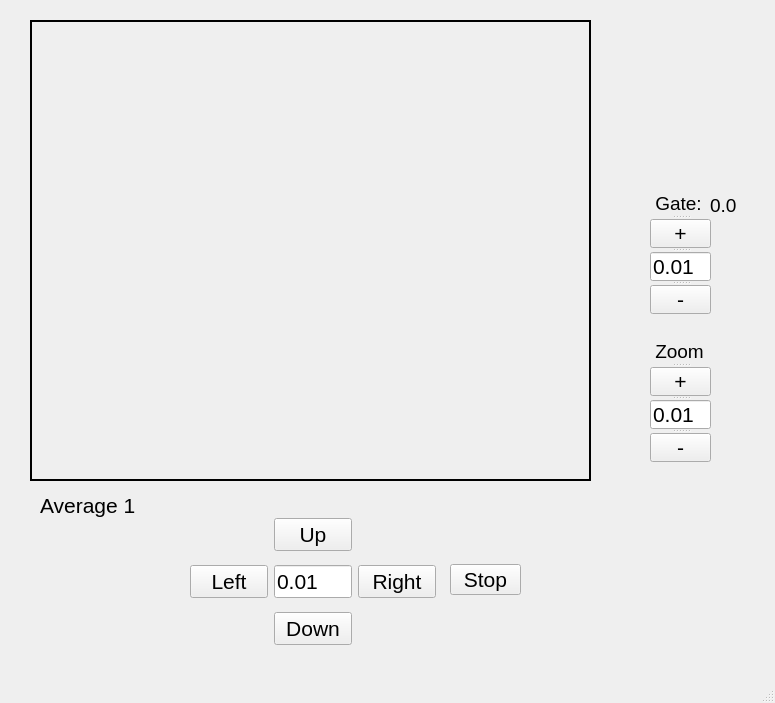
<?xml version="1.0" encoding="UTF-8"?>
<ui version="4.0">
 <class>MainWindow</class>
 <widget class="QMainWindow" name="MainWindow">
  <property name="geometry">
   <rect>
    <x>0</x>
    <y>0</y>
    <width>775</width>
    <height>703</height>
   </rect>
  </property>
  <property name="windowTitle">
   <string>MainWindow</string>
  </property>
  <widget class="QWidget" name="centralwidget">
   <property name="styleSheet">
    <string notr="true"/>
   </property>
   <widget class="QWidget" name="plotWidget" native="true">
    <property name="geometry">
     <rect>
      <x>30</x>
      <y>20</y>
      <width>561</width>
      <height>461</height>
     </rect>
    </property>
    <property name="styleSheet">
     <string notr="true">border: 2px solid black;</string>
    </property>
   </widget>
   <widget class="QWidget" name="layoutWidget">
    <property name="geometry">
     <rect>
      <x>190</x>
      <y>510</y>
      <width>246</width>
      <height>143</height>
     </rect>
    </property>
    <layout class="QGridLayout" name="gridLayout">
     <item row="1" column="1">
      <widget class="QLineEdit" name="sweep_stepLine">
       <property name="font">
        <font>
         <pointsize>16</pointsize>
        </font>
       </property>
       <property name="text">
        <string>0.01</string>
       </property>
      </widget>
     </item>
     <item row="1" column="0">
      <widget class="QPushButton" name="leftButton">
       <property name="font">
        <font>
         <pointsize>16</pointsize>
        </font>
       </property>
       <property name="text">
        <string>Left</string>
       </property>
      </widget>
     </item>
     <item row="1" column="2">
      <widget class="QPushButton" name="rightButton">
       <property name="font">
        <font>
         <pointsize>16</pointsize>
        </font>
       </property>
       <property name="text">
        <string>Right</string>
       </property>
      </widget>
     </item>
     <item row="0" column="1">
      <widget class="QPushButton" name="upButton">
       <property name="font">
        <font>
         <pointsize>16</pointsize>
        </font>
       </property>
       <property name="text">
        <string>Up</string>
       </property>
      </widget>
     </item>
     <item row="2" column="1">
      <widget class="QPushButton" name="downButton">
       <property name="font">
        <font>
         <pointsize>16</pointsize>
        </font>
       </property>
       <property name="text">
        <string>Down</string>
       </property>
      </widget>
     </item>
    </layout>
   </widget>
   <widget class="QSplitter" name="splitter">
    <property name="geometry">
     <rect>
      <x>650</x>
      <y>192</y>
      <width>61</width>
      <height>122</height>
     </rect>
    </property>
    <property name="orientation">
     <enum>Qt::Vertical</enum>
    </property>
    <widget class="QLabel" name="label">
     <property name="font">
      <font>
       <pointsize>14</pointsize>
      </font>
     </property>
     <property name="text">
      <string> Gate:</string>
     </property>
    </widget>
    <widget class="QPushButton" name="plusButton">
     <property name="font">
      <font>
       <pointsize>16</pointsize>
      </font>
     </property>
     <property name="text">
      <string>+</string>
     </property>
    </widget>
    <widget class="QLineEdit" name="gate_stepLine">
     <property name="font">
      <font>
       <pointsize>16</pointsize>
      </font>
     </property>
     <property name="text">
      <string>0.01</string>
     </property>
    </widget>
    <widget class="QPushButton" name="minusButton">
     <property name="font">
      <font>
       <pointsize>16</pointsize>
      </font>
     </property>
     <property name="text">
      <string>-</string>
     </property>
    </widget>
   </widget>
   <widget class="QLabel" name="label_2">
    <property name="geometry">
     <rect>
      <x>620</x>
      <y>20</y>
      <width>121</width>
      <height>155</height>
     </rect>
    </property>
    <property name="text">
     <string/>
    </property>
    <property name="pixmap">
     <pixmap>ressources/institut-quantique-pastille-degrade.png</pixmap>
    </property>
    <property name="scaledContents">
     <bool>true</bool>
    </property>
   </widget>
   <widget class="QLabel" name="gateLabel">
    <property name="geometry">
     <rect>
      <x>710</x>
      <y>190</y>
      <width>61</width>
      <height>31</height>
     </rect>
    </property>
    <property name="font">
     <font>
      <pointsize>14</pointsize>
     </font>
    </property>
    <property name="text">
     <string>0.0</string>
    </property>
   </widget>
   <widget class="QSplitter" name="splitter_2">
    <property name="geometry">
     <rect>
      <x>650</x>
      <y>340</y>
      <width>61</width>
      <height>122</height>
     </rect>
    </property>
    <property name="orientation">
     <enum>Qt::Vertical</enum>
    </property>
    <widget class="QLabel" name="label_3">
     <property name="font">
      <font>
       <pointsize>14</pointsize>
      </font>
     </property>
     <property name="text">
      <string> Zoom</string>
     </property>
    </widget>
    <widget class="QPushButton" name="zoom_inButton">
     <property name="font">
      <font>
       <pointsize>16</pointsize>
      </font>
     </property>
     <property name="text">
      <string>+</string>
     </property>
    </widget>
    <widget class="QLineEdit" name="zoom_stepLine">
     <property name="font">
      <font>
       <pointsize>16</pointsize>
      </font>
     </property>
     <property name="text">
      <string>0.01</string>
     </property>
    </widget>
    <widget class="QPushButton" name="zoom_outButton">
     <property name="font">
      <font>
       <pointsize>16</pointsize>
      </font>
     </property>
     <property name="text">
      <string>-</string>
     </property>
    </widget>
   </widget>
   <widget class="QPushButton" name="stopButton">
    <property name="geometry">
     <rect>
      <x>450</x>
      <y>564</y>
      <width>71</width>
      <height>31</height>
     </rect>
    </property>
    <property name="font">
     <font>
      <pointsize>16</pointsize>
     </font>
    </property>
    <property name="text">
     <string>Stop</string>
    </property>
   </widget>
   <widget class="QLabel" name="averageLabel">
    <property name="geometry">
     <rect>
      <x>40</x>
      <y>490</y>
      <width>131</width>
      <height>31</height>
     </rect>
    </property>
    <property name="font">
     <font>
      <pointsize>16</pointsize>
     </font>
    </property>
    <property name="text">
     <string>Average 1</string>
    </property>
   </widget>
  </widget>
  <widget class="QMenuBar" name="menubar">
   <property name="geometry">
    <rect>
     <x>0</x>
     <y>0</y>
     <width>775</width>
     <height>21</height>
    </rect>
   </property>
  </widget>
  <widget class="QStatusBar" name="statusbar"/>
 </widget>
 <resources/>
 <connections/>
</ui>
